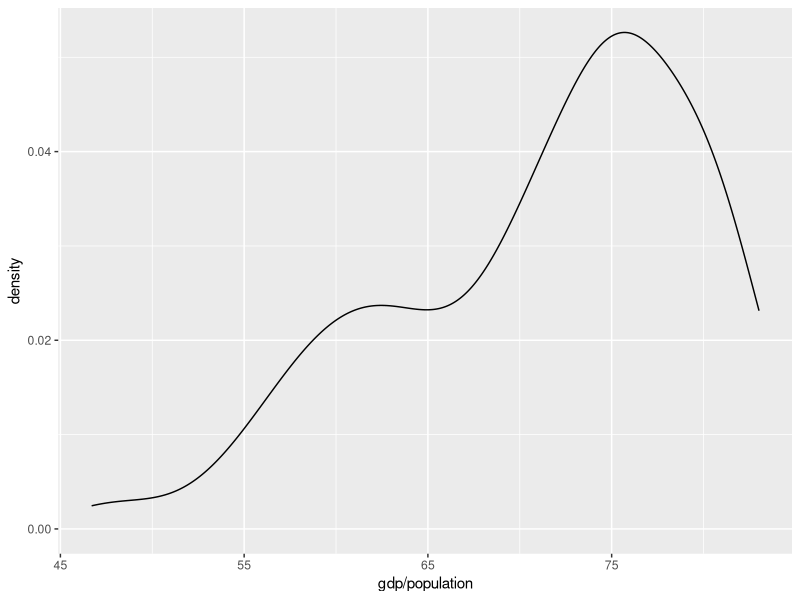

Write R code to recreate this figure. (Note: this script raises an error after producing the figure.)
## ---- chunk 1
knitr::opts_chunk$set(echo = TRUE)
## ---- chunk 2
library(dslabs) #install.packages("dslabs")
library(tidyverse)
## ---- chunk 3
gap2011 <- gapminder %>% 
  as_tibble() %>% 
  filter(year == 2011)
## ---- chunk 4
#What is the distribution of values (show e.g. in a histogram, a density plot, or boxplot (or all three!)) and does that vary based on continent?

ggplot(gap2011, aes(gdp/population)) +
  geom_density(kernel = "gaussian", aes(life_expectancy)) #color, fill, group, linetype, size, weight  
    
ggplot(gap2011, aes(life_expectancy)) +
  geom_histogram(binwidth = 5, fill = continent) 

ggplot(gap2011) +
  geom_boxplot(aes(x = continent, y = life_expectancy))
  
#How does life expectancy relate to infant mortality rates, fertility, population size, or GDP? How many variables can you display on the same plot and is the most effective or visually appealing way to display the patterns?

ggplot(gap2011, aes(x = life_expectancy)) +
  geom_point(aes(y = infant_mortality))

ggplot(gap2011, aes(x = life_expectancy)) +
  geom_point(aes(y = fertility))

ggplot(gap2011, aes(x = life_expectancy)) +
  geom_point(aes(y = population))

ggplot(gap2011, aes(x = life_expectancy)) +
  geom_point(aes(y = gdp))
## ---- chunk 5
ggplot(gap2011, aes(x = gdp, y = fertility)) +
  geom_point()
## ---- chunk 6
ggplot(gap2011) +
  geom_point(aes(x = gdp, y = infant_mortality))
